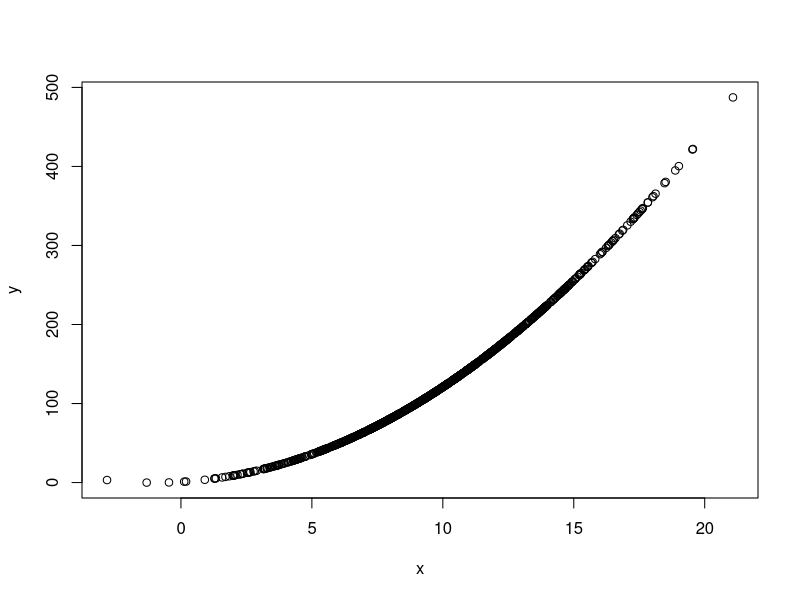

This figure's R source:
## ---- chunk 1
knitr::opts_chunk$set(echo = TRUE)
## ---- chunk 2

x = rnorm(1000, 10, 3.5)
y = x^2 + 2*x + 0.87


plot(x,y)
